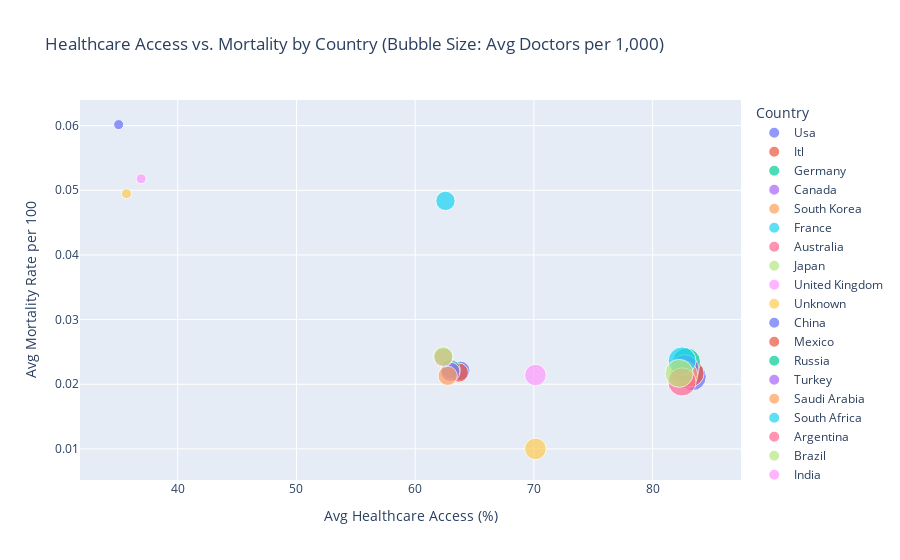

Notebook code cell kept with this figure:
### Code cell
# Visualisation
fig = px.scatter(q3_pandas, x='avg_healthcare_access', y='avg_mortality', size='avg_doctors', color='Country',
                 title='Healthcare Access vs. Mortality by Country (Bubble Size: Avg Doctors per 1,000)',
                 labels={'avg_healthcare_access': 'Avg Healthcare Access (%)',
                         'avg_mortality': 'Avg Mortality Rate per 100',
                         'avg_doctors': 'Avg Doctors per 1,000'},
                 hover_data=['Country'])
fig.show()
# Uncomment to show chart
#fig.show("png")

### Figure 1 — Plotly figure (JSON) as saved in the notebook; plotly's stock layout.template omitted (floating-point values rounded to 4 significant figures)
{"data": [{"customdata": [["Usa"]], "hovertemplate": "Country=%{customdata[0]}<br>Avg Healthcare Access (%)=%{x}<br>Avg Mortality Rate per 100=%{y}<br>Avg Doctors per 1,000=%{marker.size}<extra></extra>", "legendgroup": "Usa", "marker": {"color": "#636efa", "size": [3.776], "sizemode": "area", "sizeref": 0.00965, "symbol": "circle"}, "mode": "markers", "name": "Usa", "orientation": "v", "showlegend": true, "type": "scatter", "x": [83.34], "xaxis": "x", "y": [0.02116], "yaxis": "y"}, {"customdata": [["Itl"]], "hovertemplate": "Country=%{customdata[0]}<br>Avg Healthcare Access (%)=%{x}<br>Avg Mortality Rate per 100=%{y}<br>Avg Doctors per 1,000=%{marker.size}<extra></extra>", "legendgroup": "Itl", "marker": {"color": "#EF553B", "size": [3.806], "sizemode": "area", "sizeref": 0.00965, "symbol": "circle"}, "mode": "markers", "name": "Itl", "orientation": "v", "showlegend": true, "type": "scatter", "x": [83.15], "xaxis": "x", "y": [0.02172], "yaxis": "y"}, {"customdata": [["Germany"]], "hovertemplate": "Country=%{customdata[0]}<br>Avg Healthcare Access (%)=%{x}<br>Avg Mortality Rate per 100=%{y}<br>Avg Doctors per 1,000=%{marker.size}<extra></extra>", "legendgroup": "Germany", "marker": {"color": "#00cc96", "size": [3.794], "sizemode": "area", "sizeref": 0.00965, "symbol": "circle"}, "mode": "markers", "name": "Germany", "orientation": "v", "showlegend": true, "type": "scatter", "x": [82.85], "xaxis": "x", "y": [0.02346], "yaxis": "y"}, {"customdata": [["Canada"]], "hovertemplate": "Country=%{customdata[0]}<br>Avg Healthcare Access (%)=%{x}<br>Avg Mortality Rate per 100=%{y}<br>Avg Doctors per 1,000=%{marker.size}<extra></extra>", "legendgroup": "Canada", "marker": {"color": "#ab63fa", "size": [3.86], "sizemode": "area", "sizeref": 0.00965, "symbol": "circle"}, "mode": "markers", "name": "Canada", "orientation": "v", "showlegend": true, "type": "scatter", "x": [82.71], "xaxis": "x", "y": [0.02238], "yaxis": "y"}, {"customdata": [["South Korea"]], "hovertemplate": "Country=%{customdata[0]}<br>Avg Healthcare Access (%)=%{x}<br>Avg Mortality Rate per 100=%{y}<br>Avg Doctors per 1,000=%{marker.size}<extra></extra>", "legendgroup": "South Korea", "marker": {"color": "#FFA15A", "size": [3.81], "sizemode": "area", "sizeref": 0.00965, "symbol": "circle"}, "mode": "markers", "name": "South Korea", "orientation": "v", "showlegend": true, "type": "scatter", "x": [82.62], "xaxis": "x", "y": [0.02148], "yaxis": "y"}, {"customdata": [["France"]], "hovertemplate": "Country=%{customdata[0]}<br>Avg Healthcare Access (%)=%{x}<br>Avg Mortality Rate per 100=%{y}<br>Avg Doctors per 1,000=%{marker.size}<extra></extra>", "legendgroup": "France", "marker": {"color": "#19d3f3", "size": [3.766], "sizemode": "area", "sizeref": 0.00965, "symbol": "circle"}, "mode": "markers", "name": "France", "orientation": "v", "showlegend": true, "type": "scatter", "x": [82.48], "xaxis": "x", "y": [0.02362], "yaxis": "y"}, {"customdata": [["Australia"]], "hovertemplate": "Country=%{customdata[0]}<br>Avg Healthcare Access (%)=%{x}<br>Avg Mortality Rate per 100=%{y}<br>Avg Doctors per 1,000=%{marker.size}<extra></extra>", "legendgroup": "Australia", "marker": {"color": "#FF6692", "size": [3.839], "sizemode": "area", "sizeref": 0.00965, "symbol": "circle"}, "mode": "markers", "name": "Australia", "orientation": "v", "showlegend": true, "type": "scatter", "x": [82.48], "xaxis": "x", "y": [0.02036], "yaxis": "y"}, {"customdata": [["Japan"]], "hovertemplate": "Country=%{customdata[0]}<br>Avg Healthcare Access (%)=%{x}<br>Avg Mortality Rate per 100=%{y}<br>Avg Doctors per 1,000=%{marker.size}<extra></extra>", "legendgroup": "Japan", "marker": {"color": "#B6E880", "size": [3.801], "sizemode": "area", "sizeref": 0.00965, "symbol": "circle"}, "mode": "markers", "name": "Japan", "orientation": "v", "showlegend": true, "type": "scatter", "x": [82.24], "xaxis": "x", "y": [0.02168], "yaxis": "y"}, {"customdata": [["United Kingdom"]], "hovertemplate": "Country=%{customdata[0]}<br>Avg Healthcare Access (%)=%{x}<br>Avg Mortality Rate per 100=%{y}<br>Avg Doctors per 1,000=%{marker.size}<extra></extra>", "legendgroup": "United Kingdom", "marker": {"color": "#FF97FF", "size": [2.26], "sizemode": "area", "sizeref": 0.00965, "symbol": "circle"}, "mode": "markers", "name": "United Kingdom", "orientation": "v", "showlegend": true, "type": "scatter", "x": [70.13], "xaxis": "x", "y": [0.02142], "yaxis": "y"}, {"customdata": [["Unknown"]], "hovertemplate": "Country=%{customdata[0]}<br>Avg Healthcare Access (%)=%{x}<br>Avg Mortality Rate per 100=%{y}<br>Avg Doctors per 1,000=%{marker.size}<extra></extra>", "legendgroup": "Unknown", "marker": {"color": "#FECB52", "size": [2.26], "sizemode": "area", "sizeref": 0.00965, "symbol": "circle"}, "mode": "markers", "name": "Unknown", "orientation": "v", "showlegend": true, "type": "scatter", "x": [70.13], "xaxis": "x", "y": [0.01], "yaxis": "y"}, {"customdata": [["China"]], "hovertemplate": "Country=%{customdata[0]}<br>Avg Healthcare Access (%)=%{x}<br>Avg Mortality Rate per 100=%{y}<br>Avg Doctors per 1,000=%{marker.size}<extra></extra>", "legendgroup": "China", "marker": {"color": "#636efa", "size": [1.809], "sizemode": "area", "sizeref": 0.00965, "symbol": "circle"}, "mode": "markers", "name": "China", "orientation": "v", "showlegend": true, "type": "scatter", "x": [63.8], "xaxis": "x", "y": [0.0221], "yaxis": "y"}, {"customdata": [["Mexico"]], "hovertemplate": "Country=%{customdata[0]}<br>Avg Healthcare Access (%)=%{x}<br>Avg Mortality Rate per 100=%{y}<br>Avg Doctors per 1,000=%{marker.size}<extra></extra>", "legendgroup": "Mexico", "marker": {"color": "#EF553B", "size": [1.772], "sizemode": "area", "sizeref": 0.00965, "symbol": "circle"}, "mode": "markers", "name": "Mexico", "orientation": "v", "showlegend": true, "type": "scatter", "x": [63.67], "xaxis": "x", "y": [0.0218], "yaxis": "y"}, {"customdata": [["Russia"]], "hovertemplate": "Country=%{customdata[0]}<br>Avg Healthcare Access (%)=%{x}<br>Avg Mortality Rate per 100=%{y}<br>Avg Doctors per 1,000=%{marker.size}<extra></extra>", "legendgroup": "Russia", "marker": {"color": "#00cc96", "size": [1.782], "sizemode": "area", "sizeref": 0.00965, "symbol": "circle"}, "mode": "markers", "name": "Russia", "orientation": "v", "showlegend": true, "type": "scatter", "x": [62.98], "xaxis": "x", "y": [0.02234], "yaxis": "y"}, {"customdata": [["Turkey"]], "hovertemplate": "Country=%{customdata[0]}<br>Avg Healthcare Access (%)=%{x}<br>Avg Mortality Rate per 100=%{y}<br>Avg Doctors per 1,000=%{marker.size}<extra></extra>", "legendgroup": "Turkey", "marker": {"color": "#ab63fa", "size": [1.825], "sizemode": "area", "sizeref": 0.00965, "symbol": "circle"}, "mode": "markers", "name": "Turkey", "orientation": "v", "showlegend": true, "type": "scatter", "x": [62.96], "xaxis": "x", "y": [0.02192], "yaxis": "y"}, {"customdata": [["Saudi Arabia"]], "hovertemplate": "Country=%{customdata[0]}<br>Avg Healthcare Access (%)=%{x}<br>Avg Mortality Rate per 100=%{y}<br>Avg Doctors per 1,000=%{marker.size}<extra></extra>", "legendgroup": "Saudi Arabia", "marker": {"color": "#FFA15A", "size": [1.794], "sizemode": "area", "sizeref": 0.00965, "symbol": "circle"}, "mode": "markers", "name": "Saudi Arabia", "orientation": "v", "showlegend": true, "type": "scatter", "x": [62.73], "xaxis": "x", "y": [0.0213], "yaxis": "y"}, {"customdata": [["South Africa"]], "hovertemplate": "Country=%{customdata[0]}<br>Avg Healthcare Access (%)=%{x}<br>Avg Mortality Rate per 100=%{y}<br>Avg Doctors per 1,000=%{marker.size}<extra></extra>", "legendgroup": "South Africa", "marker": {"color": "#19d3f3", "size": [1.815], "sizemode": "area", "sizeref": 0.00965, "symbol": "circle"}, "mode": "markers", "name": "South Africa", "orientation": "v", "showlegend": true, "type": "scatter", "x": [62.55], "xaxis": "x", "y": [0.04836], "yaxis": "y"}, {"customdata": [["Argentina"]], "hovertemplate": "Country=%{customdata[0]}<br>Avg Healthcare Access (%)=%{x}<br>Avg Mortality Rate per 100=%{y}<br>Avg Doctors per 1,000=%{marker.size}<extra></extra>", "legendgroup": "Argentina", "marker": {"color": "#FF6692", "size": [1.776], "sizemode": "area", "sizeref": 0.00965, "symbol": "circle"}, "mode": "markers", "name": "Argentina", "orientation": "v", "showlegend": true, "type": "scatter", "x": [62.37], "xaxis": "x", "y": [0.02414], "yaxis": "y"}, {"customdata": [["Brazil"]], "hovertemplate": "Country=%{customdata[0]}<br>Avg Healthcare Access (%)=%{x}<br>Avg Mortality Rate per 100=%{y}<br>Avg Doctors per 1,000=%{marker.size}<extra></extra>", "legendgroup": "Brazil", "marker": {"color": "#B6E880", "size": [1.831], "sizemode": "area", "sizeref": 0.00965, "symbol": "circle"}, "mode": "markers", "name": "Brazil", "orientation": "v", "showlegend": true, "type": "scatter", "x": [62.37], "xaxis": "x", "y": [0.02431], "yaxis": "y"}, {"customdata": [["India"]], "hovertemplate": "Country=%{customdata[0]}<br>Avg Healthcare Access (%)=%{x}<br>Avg Mortality Rate per 100=%{y}<br>Avg Doctors per 1,000=%{marker.size}<extra></extra>", "legendgroup": "India", "marker": {"color": "#FF97FF", "size": [0.4779], "sizemode": "area", "sizeref": 0.00965, "symbol": "circle"}, "mode": "markers", "name": "India", "orientation": "v", "showlegend": true, "type": "scatter", "x": [36.92], "xaxis": "x", "y": [0.05178], "yaxis": "y"}, {"customdata": [["Indonesia"]], "hovertemplate": "Country=%{customdata[0]}<br>Avg Healthcare Access (%)=%{x}<br>Avg Mortality Rate per 100=%{y}<br>Avg Doctors per 1,000=%{marker.size}<extra></extra>", "legendgroup": "Indonesia", "marker": {"color": "#FECB52", "size": [0.4956], "sizemode": "area", "sizeref": 0.00965, "symbol": "circle"}, "mode": "markers", "name": "Indonesia", "orientation": "v", "showlegend": true, "type": "scatter", "x": [35.68], "xaxis": "x", "y": [0.04948], "yaxis": "y"}, {"customdata": [["Nigeria"]], "hovertemplate": "Country=%{customdata[0]}<br>Avg Healthcare Access (%)=%{x}<br>Avg Mortality Rate per 100=%{y}<br>Avg Doctors per 1,000=%{marker.size}<extra></extra>", "legendgroup": "Nigeria", "marker": {"color": "#636efa", "size": [0.4847], "sizemode": "area", "sizeref": 0.00965, "symbol": "circle"}, "mode": "markers", "name": "Nigeria", "orientation": "v", "showlegend": true, "type": "scatter", "x": [35.02], "xaxis": "x", "y": [0.06016], "yaxis": "y"}], "layout": {"legend": {"itemsizing": "constant", "title": {"text": "Country"}, "tracegroupgap": 0}, "title": {"text": "Healthcare Access vs. Mortality by Country (Bubble Size: Avg Doctors per 1,000)"}, "xaxis": {"anchor": "y", "domain": [0, 1], "title": {"text": "Avg Healthcare Access (%)"}}, "yaxis": {"anchor": "x", "domain": [0, 1], "title": {"text": "Avg Mortality Rate per 100"}}}}
